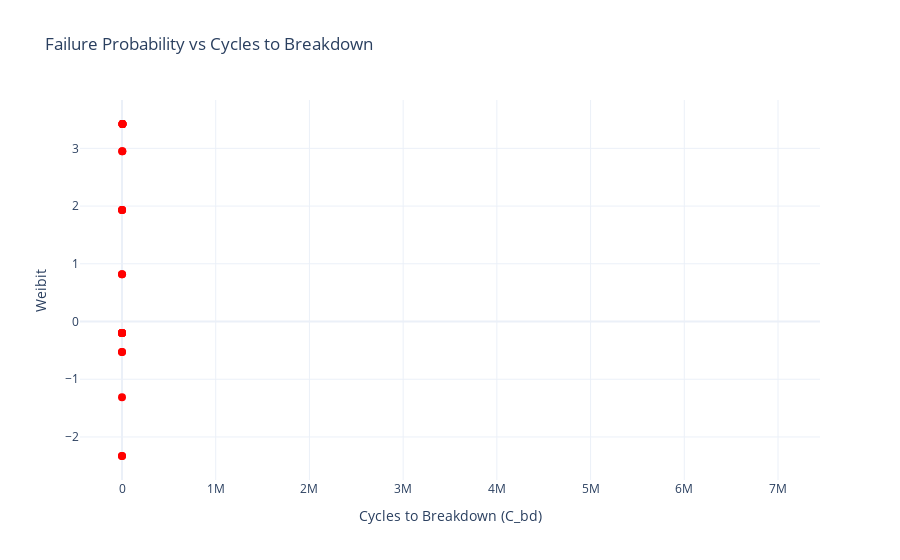

The notebook cell this image was saved under:
### Code cell
# Plot using Plotly
fig = go.Figure()

# Add Scatter Plot (No Lines)
fig.add_trace(
    go.Scatter(
        x=y,  # Cycles to Breakdown on x-axis
        y=z,  # Failure Probability on y-axis
        mode="markers",  # Only markers, no lines
        name="Failure Probability",
        marker=dict(size=8, color="red"),
    )
)

# Customize layout
fig.update_layout(
    title="Failure Probability vs Cycles to Breakdown",
    xaxis=dict(title="Cycles to Breakdown (C_bd)"),
    yaxis=dict(title="Weibit"),
    template="plotly_white",
)

# Show the plot
fig.show()

### Figure 1 — Plotly figure (JSON) as saved in the notebook; plotly's stock layout.template omitted (floating-point values rounded to 4 significant figures)
{"data": [{"marker": {"color": "red", "size": 8}, "mode": "markers", "name": "Failure Probability", "type": "scatter", "x": [100, 300, 100, 10, 100, 100, 300, 70, 100, 100, 30, 70, 10, 3000, 5000, 5000, 3000, 7000, 1000, 7000, 1000, 5000, 1000, 5000, 7000, 5000, 1000000, 1000000, 700000, 1000000, 5000000, 3000000, 3000000, 3000000, 7000000, 1000000, 1000000, 700000, 3000000], "y": [-0.199, 0.8179, -0.199, -2.33, -0.199, -0.199, 0.8179, -0.5291, -0.199, -0.199, -1.313, -0.5291, -2.33, 2.949, 3.422, 3.422, 2.949, null, 1.932, null, 1.932, 3.422, 1.932, 3.422, null, 3.422, null, null, null, null, null, null, null, null, null, null, null, null, null]}], "layout": {"title": {"text": "Failure Probability vs Cycles to Breakdown"}, "xaxis": {"title": {"text": "Cycles to Breakdown (C_bd)"}}, "yaxis": {"title": {"text": "Weibit"}}}}
